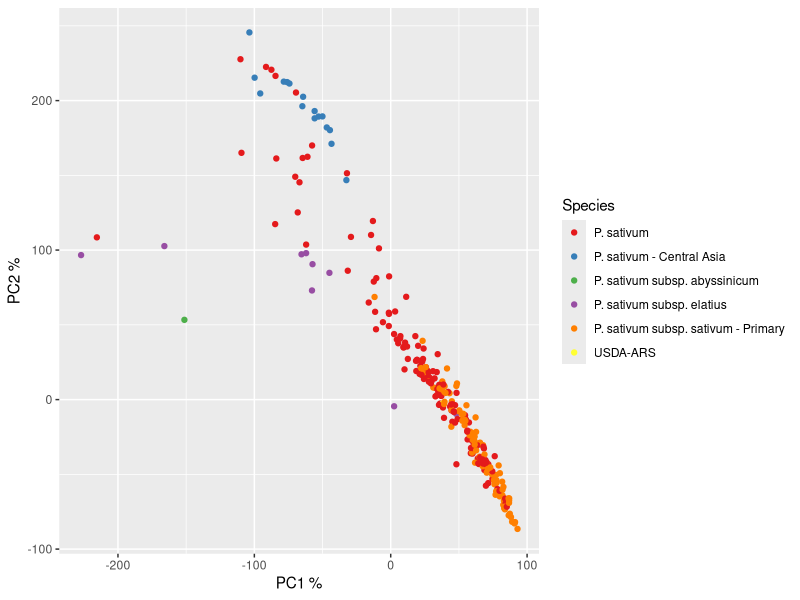
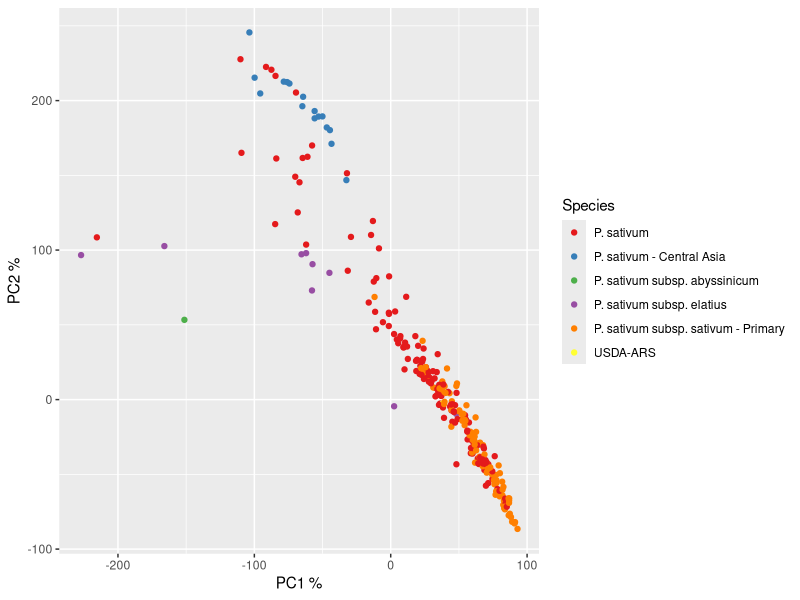

Reproduce these figures in R, in order.
library(ggplot2)
library(RColorBrewer)
data <- read.csv("GAPIT.PCA.csv")
my_graph <- ggplot(data, aes(x=PC1, y=PC2), color=Species) + geom_point(aes(color=Species)) + scale_color_brewer(palette="Set1")
my_graph + labs(x = as.character("PC1 %"), y = as.character("PC2 %"))
ggsave("my_graph.jpg", dpi = 300)
